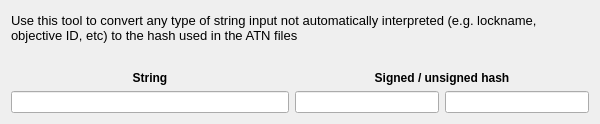
<?xml version="1.0" encoding="UTF-8"?>
<ui version="4.0">
 <class>UI_HashWindow</class>
 <widget class="QMainWindow" name="UI_HashWindow">
  <property name="geometry">
   <rect>
    <x>0</x>
    <y>0</y>
    <width>600</width>
    <height>124</height>
   </rect>
  </property>
  <property name="minimumSize">
   <size>
    <width>400</width>
    <height>89</height>
   </size>
  </property>
  <property name="windowTitle">
   <string>Hash tool</string>
  </property>
  <widget class="QWidget" name="centralWidget">
   <layout class="QGridLayout" name="gridLayout">
    <item row="2" column="0">
     <widget class="QLineEdit" name="textDigest"/>
    </item>
    <item row="1" column="0">
     <widget class="QLabel" name="label">
      <property name="font">
       <font>
        <weight>75</weight>
        <bold>true</bold>
       </font>
      </property>
      <property name="text">
       <string>String</string>
      </property>
      <property name="alignment">
       <set>Qt::AlignBottom|Qt::AlignHCenter</set>
      </property>
     </widget>
    </item>
    <item row="1" column="1" colspan="2">
     <widget class="QLabel" name="label_2">
      <property name="font">
       <font>
        <weight>75</weight>
        <bold>true</bold>
       </font>
      </property>
      <property name="text">
       <string>Signed / unsigned hash</string>
      </property>
      <property name="alignment">
       <set>Qt::AlignBottom|Qt::AlignHCenter</set>
      </property>
     </widget>
    </item>
    <item row="0" column="0" colspan="3">
     <widget class="QLabel" name="label_3">
      <property name="font">
       <font>
        <pointsize>10</pointsize>
       </font>
      </property>
      <property name="text">
       <string>Use this tool to convert any type of string input not automatically interpreted (e.g. lockname, objective ID, etc) to the hash used in the ATN files</string>
      </property>
      <property name="alignment">
       <set>Qt::AlignLeading|Qt::AlignLeft|Qt::AlignVCenter</set>
      </property>
      <property name="wordWrap">
       <bool>true</bool>
      </property>
     </widget>
    </item>
    <item row="2" column="1" colspan="2">
     <widget class="QWidget" name="widget" native="true">
      <layout class="QHBoxLayout" name="horizontalLayout">
       <property name="leftMargin">
        <number>0</number>
       </property>
       <property name="topMargin">
        <number>0</number>
       </property>
       <property name="rightMargin">
        <number>0</number>
       </property>
       <property name="bottomMargin">
        <number>0</number>
       </property>
       <item>
        <widget class="QLineEdit" name="textHashS">
         <property name="sizePolicy">
          <sizepolicy hsizetype="Minimum" vsizetype="Fixed">
           <horstretch>0</horstretch>
           <verstretch>0</verstretch>
          </sizepolicy>
         </property>
         <property name="minimumSize">
          <size>
           <width>144</width>
           <height>0</height>
          </size>
         </property>
         <property name="maximumSize">
          <size>
           <width>70</width>
           <height>16777215</height>
          </size>
         </property>
         <property name="text">
          <string/>
         </property>
         <property name="readOnly">
          <bool>true</bool>
         </property>
        </widget>
       </item>
       <item>
        <widget class="QLineEdit" name="textHashU">
         <property name="sizePolicy">
          <sizepolicy hsizetype="Minimum" vsizetype="Fixed">
           <horstretch>0</horstretch>
           <verstretch>0</verstretch>
          </sizepolicy>
         </property>
         <property name="minimumSize">
          <size>
           <width>144</width>
           <height>0</height>
          </size>
         </property>
         <property name="maximumSize">
          <size>
           <width>70</width>
           <height>16777215</height>
          </size>
         </property>
         <property name="text">
          <string/>
         </property>
         <property name="readOnly">
          <bool>true</bool>
         </property>
        </widget>
       </item>
      </layout>
     </widget>
    </item>
   </layout>
  </widget>
 </widget>
 <layoutdefault spacing="6" margin="11"/>
 <resources/>
 <connections>
  <connection>
   <sender>textDigest</sender>
   <signal>textChanged(QString)</signal>
   <receiver>UI_HashWindow</receiver>
   <slot>hashText(QString)</slot>
   <hints>
    <hint type="sourcelabel">
     <x>172</x>
     <y>71</y>
    </hint>
    <hint type="destinationlabel">
     <x>174</x>
     <y>-14</y>
    </hint>
   </hints>
  </connection>
 </connections>
 <slots>
  <slot>hashText(QString)</slot>
 </slots>
</ui>
